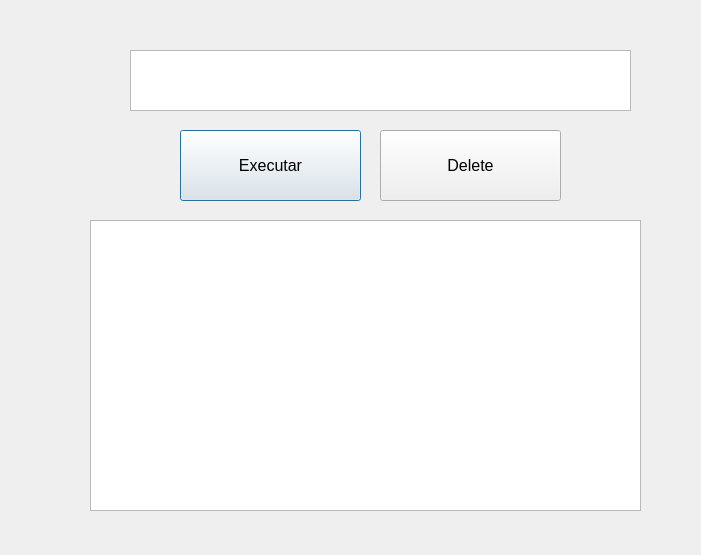
<?xml version="1.0" encoding="UTF-8"?>
<ui version="4.0">
 <class>Dialog</class>
 <widget class="QDialog" name="Dialog">
  <property name="geometry">
   <rect>
    <x>0</x>
    <y>0</y>
    <width>701</width>
    <height>555</height>
   </rect>
  </property>
  <property name="minimumSize">
   <size>
    <width>488</width>
    <height>375</height>
   </size>
  </property>
  <property name="font">
   <font>
    <pointsize>12</pointsize>
   </font>
  </property>
  <property name="windowTitle">
   <string>Dialog</string>
  </property>
  <widget class="QPushButton" name="Executar">
   <property name="geometry">
    <rect>
     <x>180</x>
     <y>130</y>
     <width>181</width>
     <height>71</height>
    </rect>
   </property>
   <property name="text">
    <string>Executar</string>
   </property>
  </widget>
  <widget class="QListView" name="listView">
   <property name="geometry">
    <rect>
     <x>90</x>
     <y>220</y>
     <width>551</width>
     <height>291</height>
    </rect>
   </property>
  </widget>
  <widget class="QTextEdit" name="textEdit">
   <property name="geometry">
    <rect>
     <x>130</x>
     <y>50</y>
     <width>501</width>
     <height>61</height>
    </rect>
   </property>
  </widget>
  <widget class="QPushButton" name="Delete">
   <property name="geometry">
    <rect>
     <x>380</x>
     <y>130</y>
     <width>181</width>
     <height>71</height>
    </rect>
   </property>
   <property name="text">
    <string>Delete</string>
   </property>
  </widget>
 </widget>
 <resources/>
 <connections/>
</ui>
